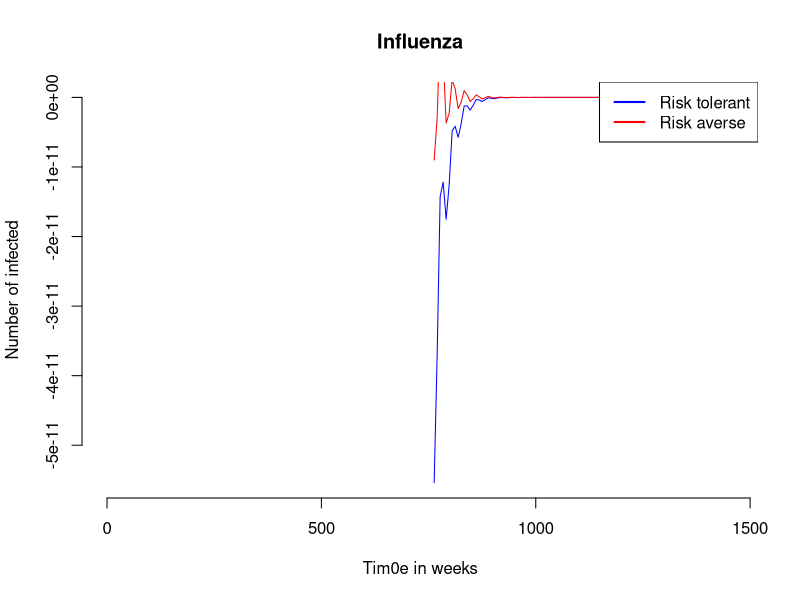

Generate this figure with R:
library(deSolve)# Load libary to be used for numerical integration

#Initialization of parameters
seirv_params <- list(
  beta.AA = 0.1,
  beta.AT = 0.01,
  beta.TA = 0.001,
  beta.TT = 0.1,
  N.A = 100000,
  N.T = 100000,
  ave_lifespan = 70*365,#years
  ave_influenza_duration = 4,#days, from 3 to 7
  ave_incubation_period = 4,#days, from 1 to 4 
  ave_recovery_rate = 10,#days
  ave_vaccination_period = 365*0.8,#????September to April
  ave_vaccination_duration = 365#months
)

seirv_pre_vax <- within(seirv_params, {
  ave_vaccination_period <- Inf
})

#Initial state
flu_zero <- c(S.A = seirv_params$N.A - 15, E.A = 5, I.A = 8, R.A = 1, V.A = 1,
              S.T = seirv_params$N.T - 2, E.T = 0, I.T = 1, R.T = 1, V.T = 1)



seirv <- function(t, y, params){
    with(c(as.list(y), params),{
        death <- y * (1/ave_lifespan)
        disease_death <- I.A * (1/ave_influenza_duration)
        birth <- sum(death) + disease_death
        
        ##risk averse
        ##processes relative to the group
        infection.A <- beta.AA*I.A*S.A/N.A
        contact_suscT_to_suscA <- beta.TA*I.T*S.A/N.T
        incubation.A <- 1 / (ave_incubation_period) * E.A
        recovery.A <- 1 / (ave_recovery_rate) * I.A
        vaccination.A <- 1 / (ave_vaccination_period) * S.A
        immunity_loss.A <- 1 / (ave_vaccination_duration) * V.A
        #change in time
        dS.Adt <- (birth + immunity_loss.A) - (infection.A + contact_suscT_to_suscA + vaccination.A)
        dE.Adt <- infection.A - incubation.A
        dI.Adt <- incubation.A - (recovery.A + disease_death)
        dR.Adt <- - (recovery.A + disease_death)
        dV.Adt <- vaccination.A - immunity_loss.A

        #Risk tolerant
        ##processes relative to the group
        infection.T <- beta.TT*I.T*S.T/N.T
        contact_suscA_to_suscT <- beta.AT*I.A*S.T/N.A
        incubation.T <- 1 / (ave_incubation_period) * E.T
        recovery.T <- 1 / (ave_recovery_rate) * I.T
        vaccination.T <- 1 / (ave_vaccination_period) * S.T
        immunity_loss.T <- 1 / (ave_vaccination_duration) * V.T
        #change in time
        dS.Tdt <- (birth + immunity_loss.T) - (infection.T + contact_suscA_to_suscT + vaccination.T)
        dE.Tdt <- infection.T - incubation.T
        dI.Tdt <- incubation.T - (recovery.T + disease_death)
        dR.Tdt <- - recovery.T
        dV.Tdt <- vaccination.T - immunity_loss.T

        # Return the rate of change for each compartment adjusted for natural deaths
        return(list(c(dS.Adt,dE.Adt,dI.Adt,dR.Adt,dV.Adt,dS.Tdt,dE.Tdt,dI.Tdt,dR.Tdt,dV.Tdt)-death))
    })
}

#Set the time
num_years <- 4
time.out <- seq(0, num_years*365, 7)

ts_seirv <- tail(data.frame(lsoda(
  y = flu_zero,               # Initial conditions for population
  times = time.out,             # Timepoints for evaluation
  func = seirv,                   # Function to evaluate
  parms = seirv_params              # Vector of parameters
)), 100)

head(ts_seirv)


plot(ts_seirv$time,               # Time on the x axis
     ts_seirv$I.T,                  # Number infected (I) on the y axis
     xlab = "Tim0e in weeks",     # Label the x axis
     ylab = "Number of infected",  # Label the y axis
     main = "Influenza",    # Plot title
     xlim = c(0, num_years*365),           #
     col="blue",
     type = "l",                # Use a line plot
     bty = "n")                 # Remove the box around the plot


lines(ts_seirv$time, ts_seirv$I.A, col="red")

legend("topright", legend = c("Risk tolerant", "Risk averse"), col = c("blue", "red"), lwd = 2)
